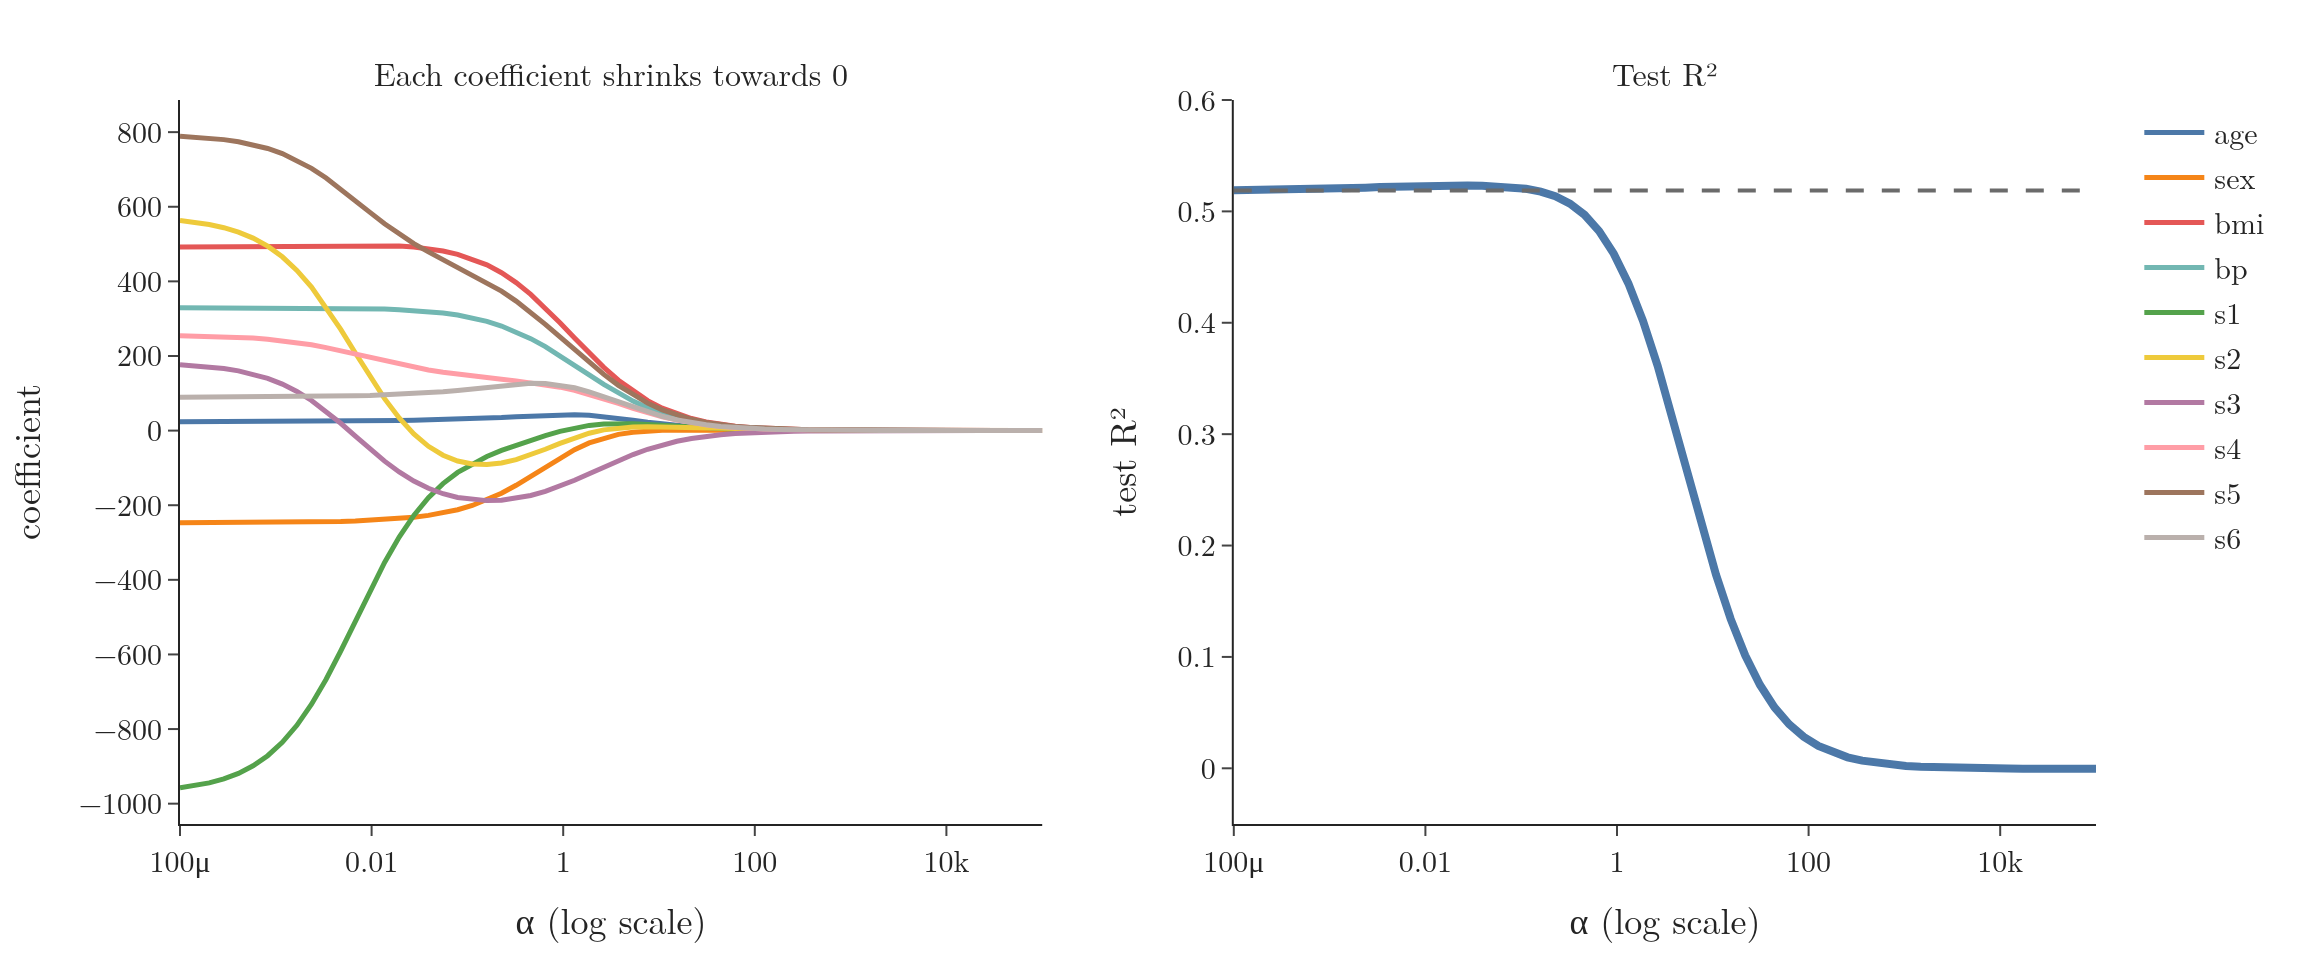

This figure's Python source:
"""Diabetes data: test R2 and size of the largest coefficient as alpha grows (Plotly)."""
from pathlib import Path
import numpy as np
import plotly.graph_objects as go
from plotly.subplots import make_subplots
from sklearn.datasets import load_diabetes
from sklearn.linear_model import LinearRegression, Ridge
from sklearn.model_selection import train_test_split

here = Path(__file__).parent
d = load_diabetes()
X_train, X_test, y_train, y_test = train_test_split(d.data, d.target, test_size=0.2, random_state=45)
alphas = np.logspace(-4, 5, 60)
coefs, r2 = [], []
for a in alphas:
    m = Ridge(alpha=a).fit(X_train, y_train); coefs.append(m.coef_); r2.append(m.score(X_test, y_test))
coefs = np.array(coefs)
ols = LinearRegression().fit(X_train, y_train)
fig = make_subplots(1, 2, horizontal_spacing=0.1, subplot_titles=("Each coefficient shrinks towards 0", "Test R²"))
pal = ["#4C78A8", "#F58518", "#E45756", "#72B7B2", "#54A24B", "#EECA3B", "#B279A2", "#FF9DA6", "#9D755D", "#BAB0AC"]
for j, name in enumerate(d.feature_names):
    fig.add_trace(go.Scatter(x=alphas, y=coefs[:, j], mode="lines", name=name, line=dict(color=pal[j], width=2.5)), 1, 1)
fig.add_trace(go.Scatter(x=alphas, y=r2, mode="lines", line=dict(color="#4C78A8", width=4), showlegend=False), 1, 2)
fig.add_trace(go.Scatter(x=[alphas[0], alphas[-1]], y=[ols.score(X_test, y_test)] * 2, mode="lines",
                         line=dict(color="#6B6B6B", dash="dash"), showlegend=False), 1, 2)
fig.update_xaxes(type="log", title="α (log scale)", row=1, col=1); fig.update_xaxes(type="log", title="α (log scale)", row=1, col=2)
fig.update_yaxes(title="coefficient", row=1, col=1); fig.update_yaxes(title="test R²", range=[-0.05, 0.6], row=1, col=2)
fig.update_layout(template="simple_white", width=1150, height=480, font=dict(family="Latin Modern Roman", size=15),
                  margin=dict(l=70, r=20, t=50, b=60))
fig.update_annotations(font_size=16)
best = alphas[int(np.argmax(r2))]
print("ols", round(ols.score(X_test, y_test), 3), "best alpha", round(best, 4), "R2", round(max(r2), 3))
fig.write_image(here / "diabetes_alpha.png", scale=2)
fig.write_image(here / "diabetes_alpha.pdf")
